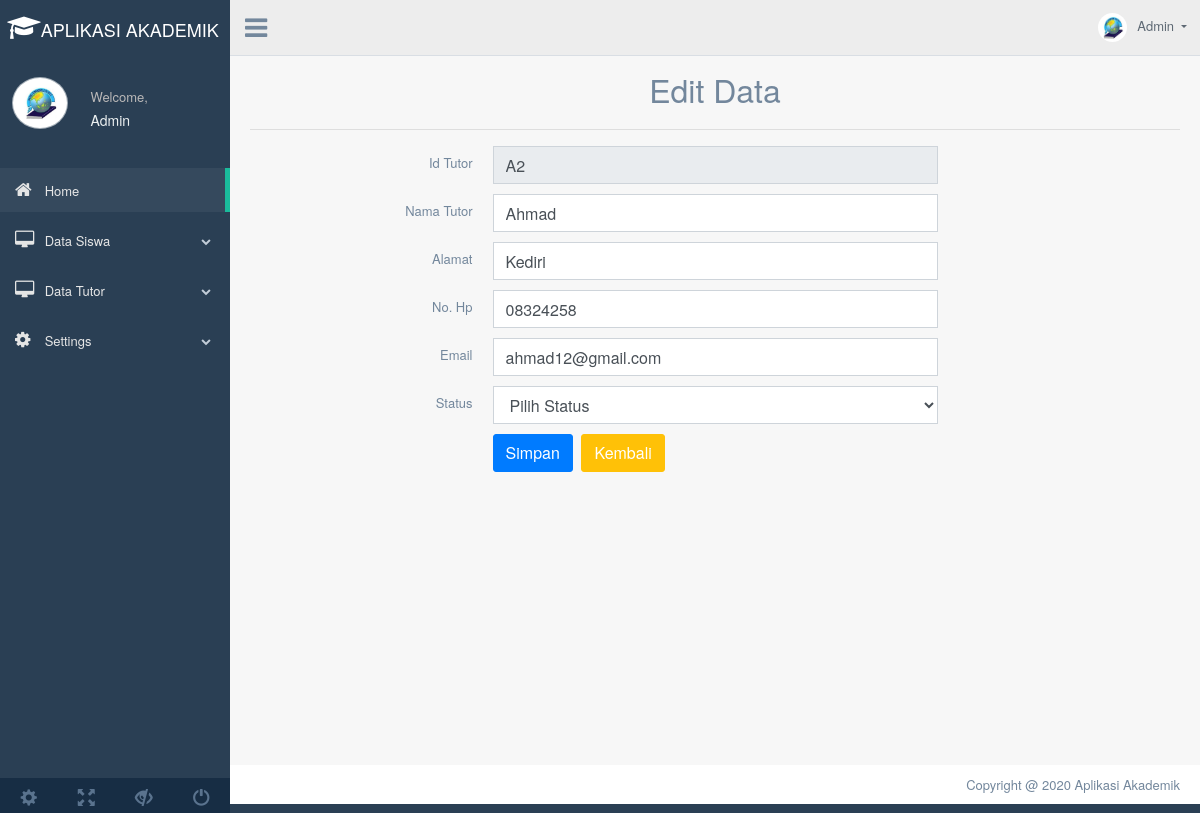
The app's page /index.php?page=edit_tutor&Id=A2 with its own data.
### tables this page shows
CREATE TABLE `tutor` (
  `Id` varchar(100) NOT NULL,
  `Nama` varchar(100) NOT NULL,
  `Alamat` varchar(100) NOT NULL,
  `No_Hp` varchar(100) NOT NULL,
  `Email` varchar(100) NOT NULL,
  `Status` varchar(100) NOT NULL
);

### tutor/edit.php (the view, shortened to what this page needs)
<?php include('config.php'); ?>
	<div class="container" style="margin-top:20px">
		<center><font size="6">Edit Data</font></center>
		<hr>
		<?php
		if(isset($_GET['Id'])){
			$Id = $_GET['Id'];
			$select = mysqli_query($koneksi, "SELECT * FROM tutor WHERE Id='$Id'") or die(mysqli_error($koneksi));
			if(mysqli_num_rows($select) == 0){
				echo '<div class="alert alert-warning">ID tidak ada dalam database.</div>';
				exit();
			}else{
				$data = mysqli_fetch_assoc($select);
			}
		}
		?>
		<form action="index.php?page=edit_tutor&Id=<?php echo $Id; ?>" method="post">
			<div class="item form-group">
				<label class="col-form-label col-md-3 col-sm-3 label-align">Id Tutor</label>
				<div class="col-md-6 col-sm-6">
					<input type="text" name="Id" class="form-control" size="4" value="<?php echo $data['Id']; ?>" readonly required>
				</div>
			</div>
			<div class="item form-group">
				<label class="col-form-label col-md-3 col-sm-3 label-align">Nama Tutor</label>
				<div class="col-md-6 col-sm-6">
					<input type="text" name="Nama" class="form-control" value="<?php echo $data['Nama']; ?>" required>
				</div>
			</div>
			<div class="item form-group">
				<label class="col-form-label col-md-3 col-sm-3 label-align">Alamat</label>
				<div class="col-md-6 col-sm-6">
					<input type="text" name="Alamat" class="form-control" value="<?php echo $data['Alamat']; ?>" required>
				</div>
			</div>
			<div class="item form-group">
				<label class="col-form-label col-md-3 col-sm-3 label-align">No. Hp</label>
				<div class="col-md-6 col-sm-6">
					<input type="text" name="No_Hp" class="form-control" value="<?php echo $data['No_Hp']; ?>" required>
				</div>
			</div>
			<div class="item form-group">
				<label class="col-form-label col-md-3 col-sm-3 label-align">Email</label>
				<div class="col-md-6 col-sm-6">
					<input type="text" name="Email" class="form-control" value="<?php echo $data['Email']; ?>" required>
				</div>
			</div>
			<div class="item form-group">
				<label class="col-form-label col-md-3 col-sm-3 label-align">Status</label>
				<div class="col-md-6 col-sm-6">
					<select name="Status" class="form-control" required>
						<option value="">Pilih Status</option>
					</select>
				</div>
			</div>
			<div class="item form-group">
				<div class="col-md-6 col-sm-6 offset-md-3">
					<input type="submit" name="submit" class="btn btn-primary" value="Simpan">
					<a href="index.php?page=editdata_tutor" class="btn btn-warning">Kembali</a>
				</div>
			</div>
		</form>
	</div>

### records on screen
tutor: Id "A2", Nama "Ahmad", Alamat "Kediri", No_Hp "08324258", Email "ahmad12@gmail.com"
